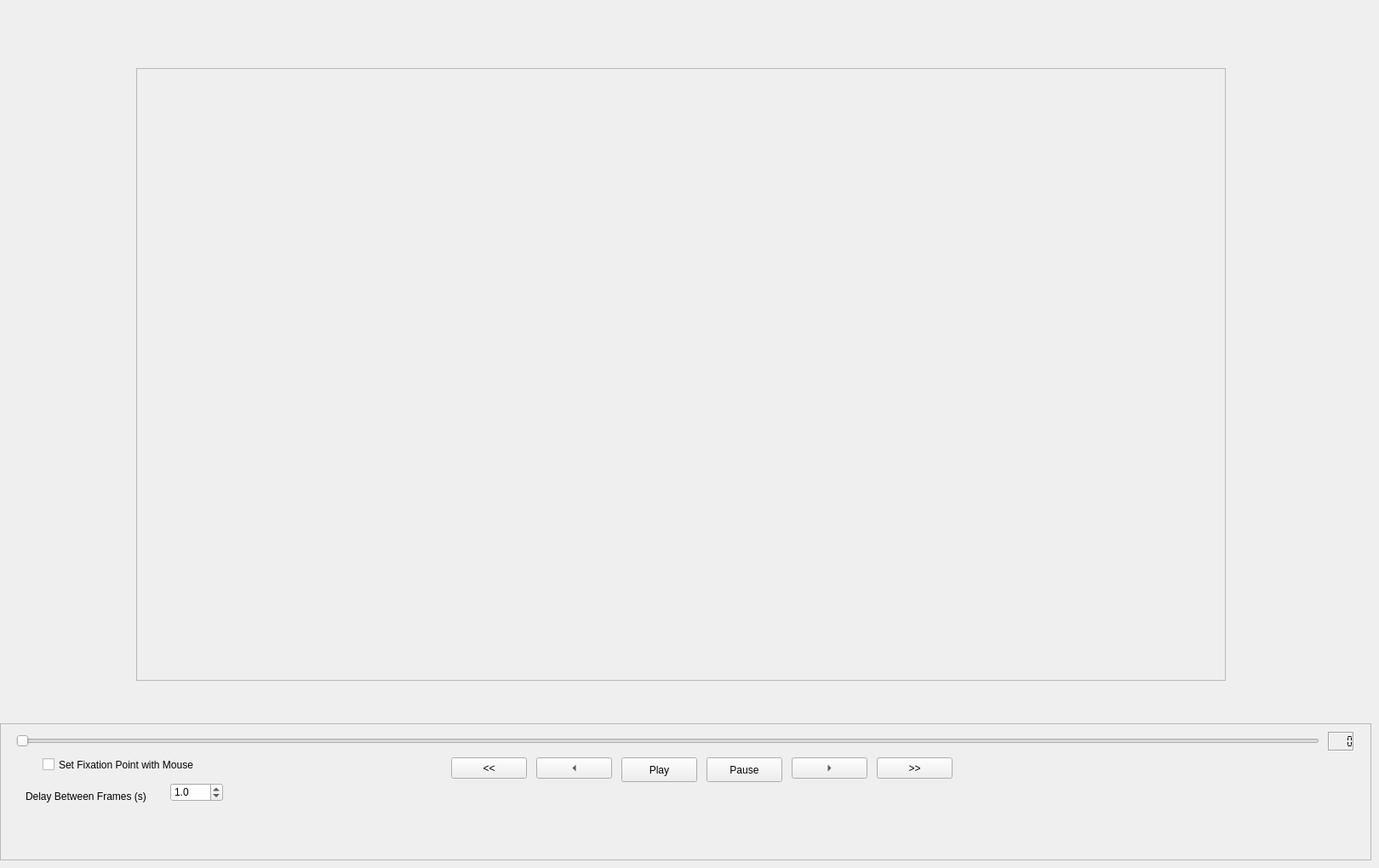
    <widget class="QWidget" name="focuspage">
     <attribute name="title">
      <string>Main</string>
     </attribute>
     <widget class="QLabel" name="biglabel">
      <property name="geometry">
       <rect>
        <x>160</x>
        <y>80</y>
        <width>1280</width>
        <height>720</height>
       </rect>
      </property>
      <property name="cursor">
       <cursorShape>CrossCursor</cursorShape>
      </property>
      <property name="frameShape">
       <enum>QFrame::StyledPanel</enum>
      </property>
      <property name="text">
       <string/>
      </property>
     </widget>
     <widget class="QFrame" name="scrubframe_2">
      <property name="geometry">
       <rect>
        <x>0</x>
        <y>850</y>
        <width>1611</width>
        <height>161</height>
       </rect>
      </property>
      <property name="frameShape">
       <enum>QFrame::StyledPanel</enum>
      </property>
      <property name="frameShadow">
       <enum>QFrame::Raised</enum>
      </property>
      <widget class="QSlider" name="scrubSlider_2">
       <property name="geometry">
        <rect>
         <x>19</x>
         <y>10</y>
         <width>1531</width>
         <height>22</height>
        </rect>
       </property>
       <property name="maximum">
        <number>999999999</number>
       </property>
       <property name="tracking">
        <bool>false</bool>
       </property>
       <property name="orientation">
        <enum>Qt::Horizontal</enum>
       </property>
      </widget>
      <widget class="QLCDNumber" name="frameNum_2">
       <property name="geometry">
        <rect>
         <x>1560</x>
         <y>10</y>
         <width>31</width>
         <height>23</height>
        </rect>
       </property>
       <property name="frameShadow">
        <enum>QFrame::Sunken</enum>
       </property>
       <property name="smallDecimalPoint">
        <bool>false</bool>
       </property>
       <property name="digitCount">
        <number>4</number>
       </property>
       <property name="segmentStyle">
        <enum>QLCDNumber::Flat</enum>
       </property>
      </widget>
      <widget class="QPushButton" name="pauseButton_2">
       <property name="geometry">
        <rect>
         <x>830</x>
         <y>40</y>
         <width>89</width>
         <height>29</height>
        </rect>
       </property>
       <property name="text">
        <string>Pause</string>
       </property>
       <property name="checkable">
        <bool>false</bool>
       </property>
      </widget>
      <widget class="QPushButton" name="startButton_2">
       <property name="geometry">
        <rect>
         <x>730</x>
         <y>40</y>
         <width>89</width>
         <height>29</height>
        </rect>
       </property>
       <property name="text">
        <string>Play</string>
       </property>
       <property name="checkable">
        <bool>false</bool>
       </property>
      </widget>
      <widget class="QToolButton" name="skipBackButton_2">
       <property name="geometry">
        <rect>
         <x>630</x>
         <y>40</y>
         <width>89</width>
         <height>25</height>
        </rect>
       </property>
       <property name="text">
        <string>...</string>
       </property>
       <property name="arrowType">
        <enum>Qt::LeftArrow</enum>
       </property>
      </widget>
      <widget class="QToolButton" name="skipForwardButton_2">
       <property name="geometry">
        <rect>
         <x>930</x>
         <y>40</y>
         <width>89</width>
         <height>25</height>
        </rect>
       </property>
       <property name="text">
        <string>...</string>
       </property>
       <property name="arrowType">
        <enum>Qt::RightArrow</enum>
       </property>
      </widget>
      <widget class="QToolButton" name="skipBackButton_4">
       <property name="geometry">
        <rect>
         <x>530</x>
         <y>40</y>
         <width>89</width>
         <height>25</height>
        </rect>
       </property>
       <property name="text">
        <string>&lt;&lt;</string>
       </property>
       <property name="autoRaise">
        <bool>false</bool>
       </property>
       <property name="arrowType">
        <enum>Qt::NoArrow</enum>
       </property>
      </widget>
      <widget class="QToolButton" name="skipForwardButton_4">
       <property name="geometry">
        <rect>
         <x>1030</x>
         <y>40</y>
         <width>89</width>
         <height>25</height>
        </rect>
       </property>
       <property name="text">
        <string>&gt;&gt;</string>
       </property>
       <property name="arrowType">
        <enum>Qt::NoArrow</enum>
       </property>
      </widget>
      <widget class="QDoubleSpinBox" name="delaySpinBox">
       <property name="geometry">
        <rect>
         <x>200</x>
         <y>70</y>
         <width>62</width>
         <height>22</height>
        </rect>
       </property>
       <property name="decimals">
        <number>1</number>
       </property>
       <property name="minimum">
        <double>0.500000000000000</double>
       </property>
       <property name="singleStep">
        <double>0.100000000000000</double>
       </property>
       <property name="value">
        <double>1.000000000000000</double>
       </property>
      </widget>
      <widget class="QLabel" name="label_2">
       <property name="geometry">
        <rect>
         <x>30</x>
         <y>70</y>
         <width>151</width>
         <height>31</height>
        </rect>
       </property>
       <property name="text">
        <string>Delay Between Frames (s)</string>
       </property>
      </widget>
      <widget class="QCheckBox" name="fixationMouseButton">
       <property name="geometry">
        <rect>
         <x>50</x>
         <y>40</y>
         <width>271</width>
         <height>17</height>
        </rect>
       </property>
       <property name="text">
        <string>Set Fixation Point with Mouse</string>
       </property>
      </widget>
     </widget>
    </widget>
